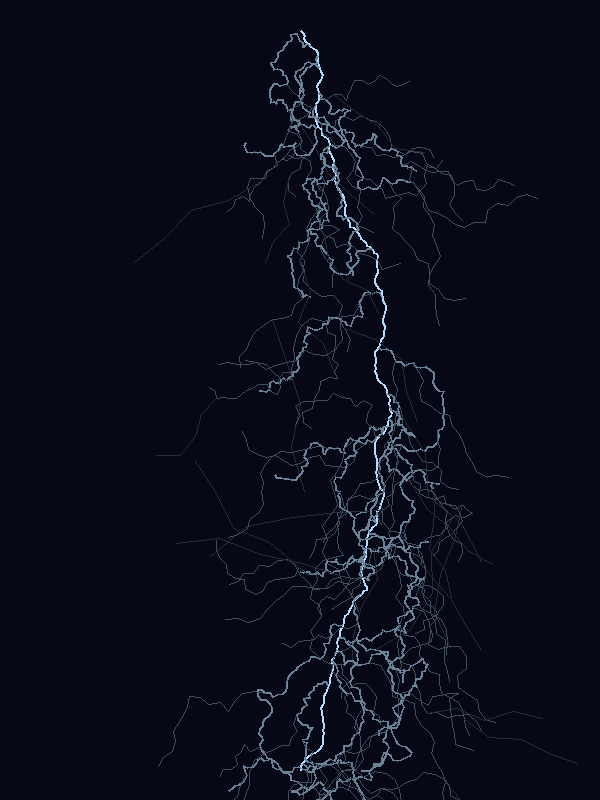

Python code for this plot:
"""
branching_lightning.py — main bolt plus a probabilistic side branch at each
subdivision step. Same midpoint-displacement core as simple_lightning.py,
but at each subdivision a coin flip decides whether to spawn a smaller bolt
heading off at an angle from the new vertex. The side bolts recurse with a
shorter length budget and dimmer colour, which is the cheapest way to get
the multi-branch fork look without simulating the underlying physics.

Pixels2GenAI Project
"""

import numpy as np
from PIL import Image, ImageDraw


SIZE = (600, 800)
SEED = 11


def midpoint_bolt(start, end, displacement, depth, rng):
    """Same midpoint-displacement subdivision used in simple_lightning.py."""
    if depth == 0:
        return [start, end]
    mid = ((start[0] + end[0]) / 2, (start[1] + end[1]) / 2)
    dx, dy = end[0] - start[0], end[1] - start[1]
    length = (dx * dx + dy * dy) ** 0.5 or 1.0
    nx, ny = -dy / length, dx / length
    offset = rng.uniform(-displacement, displacement)
    mid_p = (mid[0] + nx * offset, mid[1] + ny * offset)
    left  = midpoint_bolt(start, mid_p, displacement / 2, depth - 1, rng)
    right = midpoint_bolt(mid_p, end,   displacement / 2, depth - 1, rng)
    return left + right[1:]


def draw_bolt(draw, start, end, displacement, depth, rng,
              brightness=255, branch_prob=0.3):
    """Draw one polyline bolt, then probabilistically spawn child bolts."""
    points = midpoint_bolt(start, end, displacement, depth, rng)
    color = (int(0.7 * brightness), int(0.86 * brightness), brightness)
    draw.line(points, fill=color, width=2 if brightness > 150 else 1)

    if brightness < 80:
        return
    # Spawn child bolts at random interior vertices.
    for i in range(2, len(points) - 1, 4):
        if rng.random() < branch_prob:
            anchor = points[i]
            # Aim the child at an angled offset from the parent direction
            dx, dy = end[0] - start[0], end[1] - start[1]
            angle = np.arctan2(dy, dx) + rng.uniform(-1.0, 1.0)
            length = rng.uniform(80, 180)
            child_end = (anchor[0] + length * np.cos(angle),
                         anchor[1] + length * np.sin(angle))
            draw_bolt(draw, anchor, child_end, displacement * 0.6,
                      max(2, depth - 2), rng,
                      brightness=int(brightness * 0.6),
                      branch_prob=branch_prob * 0.6)


rng = np.random.default_rng(SEED)
img = Image.new('RGB', SIZE, color=(6, 8, 22))
draw_bolt(ImageDraw.Draw(img),
          start=(SIZE[0] / 2, 30),
          end=(SIZE[0] / 2, SIZE[1] - 30),
          displacement=120, depth=8, rng=rng)

img.save('branching_lightning.png')
print('Saved branching_lightning.png')
